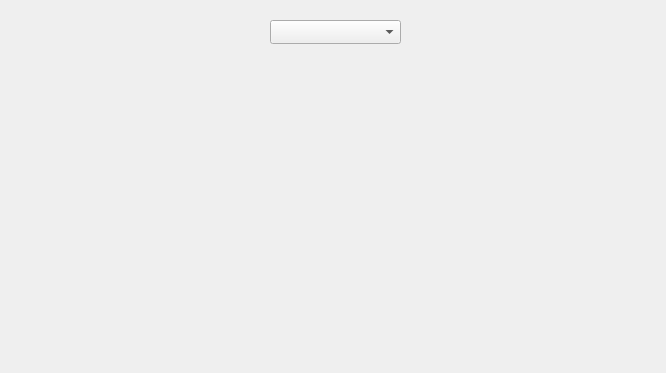
<?xml version="1.0" encoding="UTF-8"?>
<ui version="4.0">
 <class>Players</class>
 <widget class="QDialog" name="Players">
  <property name="geometry">
   <rect>
    <x>0</x>
    <y>0</y>
    <width>666</width>
    <height>373</height>
   </rect>
  </property>
  <property name="windowTitle">
   <string>Dialog</string>
  </property>
  <widget class="QComboBox" name="players_dropdown">
   <property name="geometry">
    <rect>
     <x>270</x>
     <y>20</y>
     <width>131</width>
     <height>24</height>
    </rect>
   </property>
   <property name="placeholderText">
    <string>--- Select Team ---</string>
   </property>
   <item>
    <property name="text">
     <string>--- Select Team ---</string>
    </property>
   </item>
  </widget>
  <widget class="QLabel" name="players_label">
   <property name="geometry">
    <rect>
     <x>70</x>
     <y>60</y>
     <width>521</width>
     <height>291</height>
    </rect>
   </property>
   <property name="text">
    <string/>
   </property>
   <property name="alignment">
    <set>Qt::AlignmentFlag::AlignLeading|Qt::AlignmentFlag::AlignLeft|Qt::AlignmentFlag::AlignTop</set>
   </property>
   <property name="margin">
    <number>5</number>
   </property>
  </widget>
 </widget>
 <resources/>
 <connections/>
</ui>
